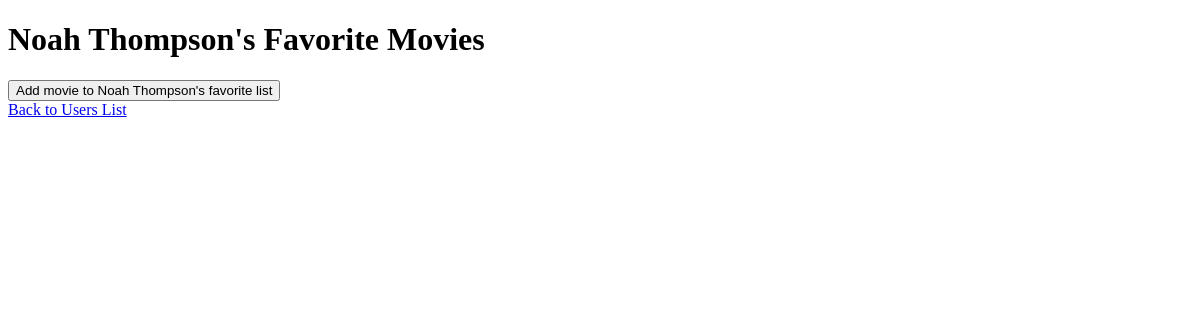
The page /users/4 on the database as committed earlier.
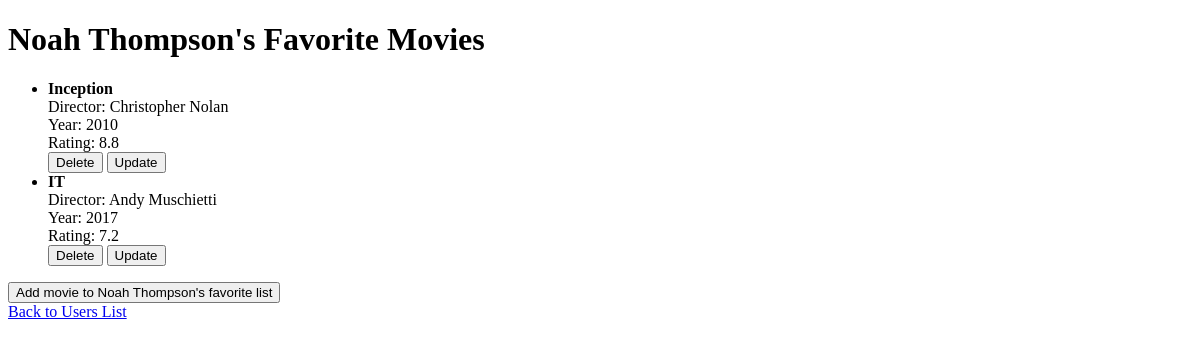
The same page on the database as committed later.
### tables this page shows
CREATE TABLE movies(
	id INTEGER PRIMARY KEY AUTOINCREMENT,
	name VARCHAR(255) NOT NULL,
	year INTEGER,
	rating DECIMAL(3,1) CHECK (rating BETWEEN 0 AND 10),
	director VARCHAR(255)
	);

### app.py (the view)
@app.route('/users/<int:user_id>')
def get_user_movies(user_id):
    movies = data_manager.get_user_movies(user_id)
    user = data_manager.get_user_by_id(user_id)
    return render_template('user_movies.html', user=user, movies=movies)

### datamanager/sqlite_data_manager.py (called while the page is built)
    def get_user_by_id(self, user_id):
        try:
            with self._engine.connect() as connection:
                params = {"user_id": user_id}
                result = connection.execute(text("SELECT users.name FROM users WHERE users.id = :user_id"), params)
                return {"name": [row.name for row in result][0], "id": user_id}
        except Exception as err:
            print("Can not find user:" + str(err))
            return ""

### templates/user_movies.html (shortened to what this page needs)
<!DOCTYPE html>
<html lang="en">
<head>
</head>
<body>
    <h1>{{ user['name'] }}'s Favorite Movies</h1>
    <ul>
        {% for movie, details in movies.items() %}
            <li>
                <strong>{{ movie }}</strong><br>
                Director: {{ details.director }}<br>
                Year: {{ details.year }}<br>
                Rating: {{ details.rating }}<br>
                <form action="{{ url_for('delete_movie', user_id=user['id'], movie_id=details.id) }}" method="GET" style="display:inline;">
                    <button type="submit">Delete</button>
                </form>
                <form action="{{ url_for('update_movie', user_id=user['id'], movie_id=details.id) }}" method="GET" style="display:inline;">
                    <button type="submit">Update</button>
                </form>
            </li>
        {% endfor %}
    </ul>
    <form action="{{ url_for('add_movie_to_user', user_id=user['id']) }}" method="GET" style="display:block;">
                    <button type="submit">Add movie to {{ user['name'] }}'s favorite list</button>
                </form>
    <a href="{{ url_for('list_users') }}">Back to Users List</a>
</body>
</html>

Rows that differ between the two databases and show on the page:
now on this page (row unchanged): movies: name "Inception", director "Christopher Nolan", year "2010", rating "8.8"
added movies: name "IT", director "Andy Muschietti", year "2017", rating "7.2"
